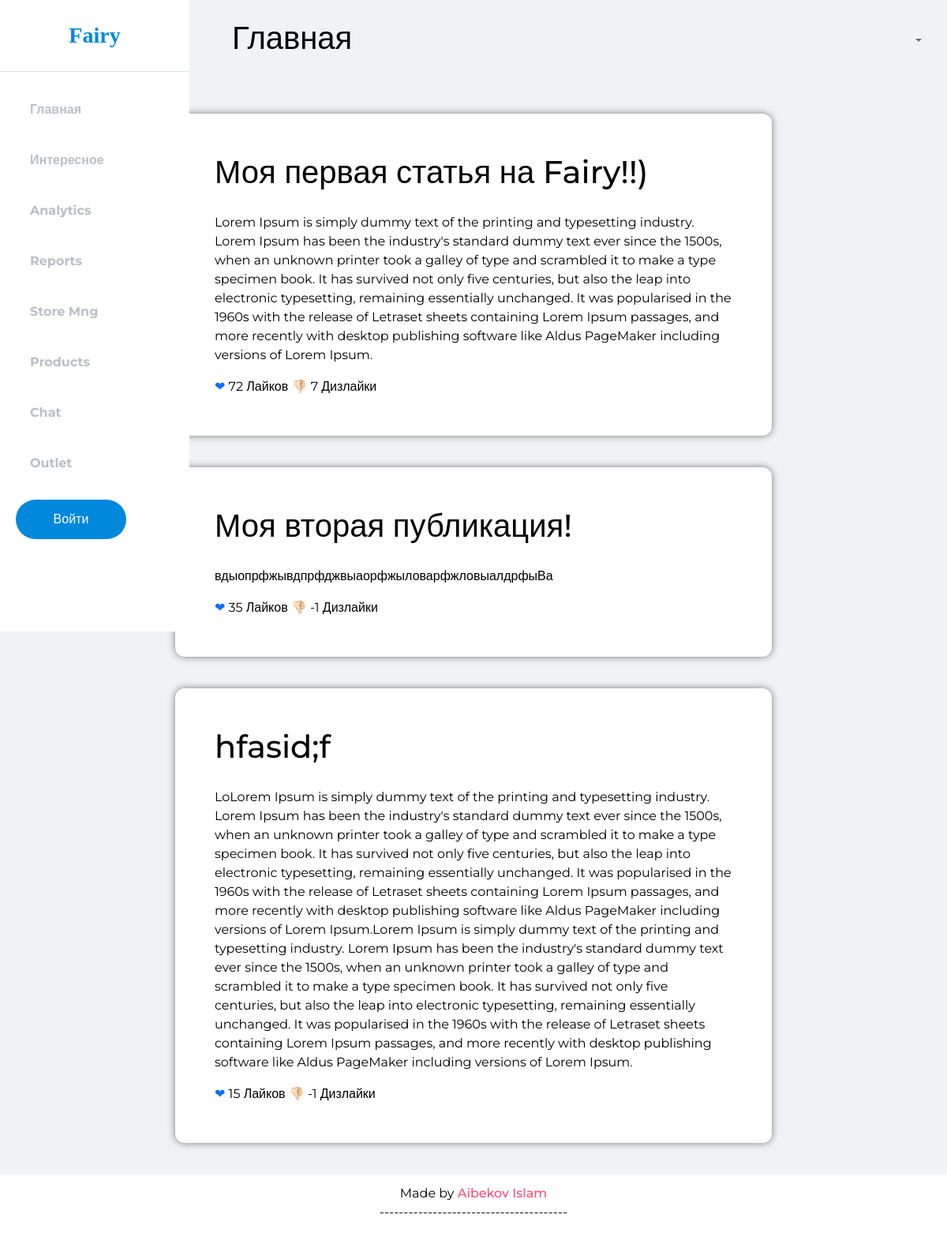
The app's page /, older data.
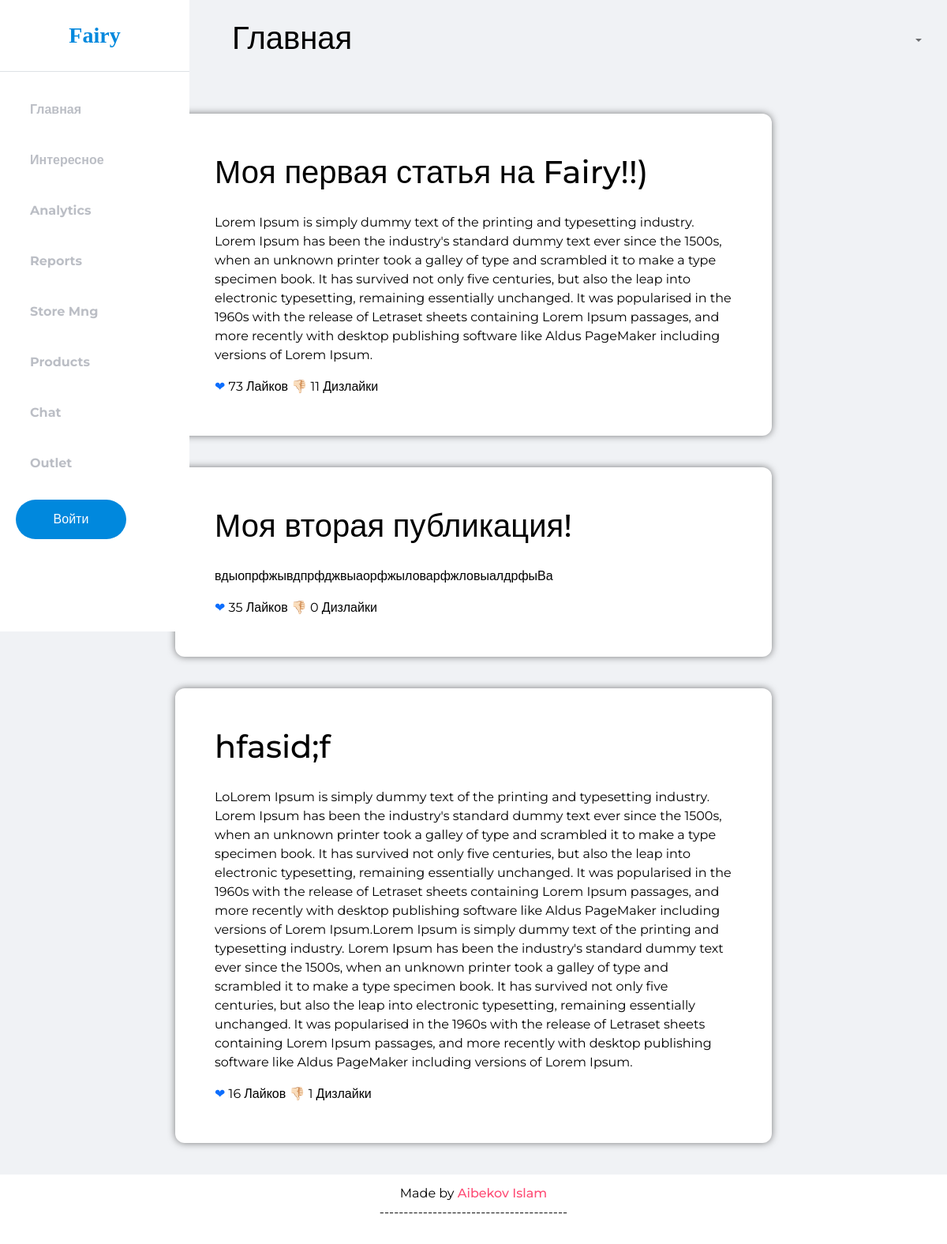
The same page, newer data.
### core/models.py (models this page shows, shortened)
class Publics(models.Model):
    title = models.CharField(max_length=150)
    text = models.TextField()
    image = models.ImageField(upload_to="Article_img", null=True, blank=True)
    likes = models.IntegerField(verbose_name='Нравится', default=0)
    dislikes = models.IntegerField(verbose_name='Не нравится', default=0)
    user = models.ForeignKey(
        to=Users,
        null=True, blank=True,
        verbose_name=("Пользователь"),
        on_delete=models.CASCADE
    )
    readers = models.ManyToManyField(
        to=User,
        related_name = "readers",
        blank=True,
        verbose_name="Читатели"
    )
    likes = models.IntegerField(default=0, verbose_name="Лайки")
    class Meta:
        verbose_name = ("Публикации")
        verbose_name_plural = ("Публикация")

### core/views.py (the view)
# urls.py: path('', main, name="main"),
def main(request):
    publics = Publics.objects.all()
    return render(request, "main.html", {"publics": publics})

### core/templates/main.html (shortened to what this page needs)
{% load static %}
<!DOCTYPE html>
<html lang="en">
<head>
    <link href="https://cdn.jsdelivr.net/npm/bootstrap@5.0.2/dist/css/bootstrap.min.css" rel="stylesheet">
    <link rel="stylesheet" href="{% static 'style.css' %}">
</head>
<body>
 <div class="d-flex" id="wrapper">
        <div class="bg-white" id="sidebar-wrapper">
            <div class="sidebar-heading text-center py-4 custom-text fs-3 fw-bold border-bottom">Fairy</div>
            <div class="list-group list-group-flush my-3">
                <a href="{% url 'main' %}" class="list-group-item list-group-item-action bg-transparent second-text glavnaya">Главная</a>
                <a href="#" class="list-group-item list-group-item-action bg-transparent second-text fw-bold">Интересное</a>
                <a href="#" class="list-group-item list-group-item-action bg-transparent second-text fw-bold">Analytics</a>
                <a href="#" class="list-group-item list-group-item-action bg-transparent second-text fw-bold">Reports</a>
                <a href="#" class="list-group-item list-group-item-action bg-transparent second-text fw-bold">Store Mng</a>
                <a href="#" class="list-group-item list-group-item-action bg-transparent second-text fw-bold">Products</a>
                <a href="#" class="list-group-item list-group-item-action bg-transparent second-text fw-bold">Chat</a>
                <a href="#" class="list-group-item list-group-item-action bg-transparent second-text fw-bold">Outlet</a>
                <a href="{% url 'logout' %}" class="list-group-item list-group-item-action bg-transparent text-danger fw-bold">{% if request.user.is_authenticated %}Выйти{% endif %}</a>
                {% if not request.user.is_authenticated %}<button class="btn-custom"><a href="{% url 'sign-in' %}">Войти</a></button>{% endif %}
            </div>
        </div>
        <div id="page-content-wrapper">
            <nav class="navbar navbar-expand-lg navbar-light bg-transparent py-4 px-4">
                <div class="d-flex align-items-right">
                    <h1 class="zago-custom">Главная</h1>
                </div>
                <div class="collapse navbar-collapse" id="navbarSupportedContent">
                    <ul class="navbar-nav ms-auto mb-2 mb-lg-0">
                        <li class="nav-item dropdown">
                            <a class="nav-link dropdown-toggle second-text fw-bold" href="#" id="navbarDropdown"
                                role="button" data-bs-toggle="dropdown" aria-expanded="false">
                            </a>
                        </li>
                    </ul>
                </div>
            </nav>
                {% for public in publics %}
                    <div class="main-public">
                        <div class="main-public2">
                            <h1 class="public-zago">{{ public.title }}</h1>
                            <p class="public-text">{{ public.text }}</p>
                            <label for="toggle-heart" aria-label="like"><a href="{% url 'add_like' public.pk %}" class="like">❤</a> {{ public.likes }} Лайков</label>
                            <label for="toggle-heart" aria-label="like"><a href="{% url 'add_dislike' public.pk %}" class="like">👎🏻</a> {{ public.dislikes }} Дизлайки</label>
                        </div>
                    </div>
                {% endfor %}
     <footer>
  Made by <a href="https://www.twitter.com/ckor">Aibekov Islam<br>
  </a>
  <p>---------------------------------------</p>
</footer>
</body>
</html>

### core/static/style.css (style rules this page uses)
body { font-family: 'Montserrat', sans-serif; color: #000000; }
:root { --main-bg-color: #009d63; --main-text-color: #009d63; --second-text-color: #bbbec5; --second-bg-color: #c1efde; }
.second-text { color: var(--second-text-color); }
#wrapper { overflow-x: hidden; background-image: linear-gradient( to right, #f0f2f5, #f0f2f5, #f0f2f5, #f0f2f5, #f0f2f5 ); }
#sidebar-wrapper { min-height: 100vh; margin-left: -15rem; -webkit-transition: margin 0.25s ease-out; -moz-transition: margin 0.25s ease-out; -o-transition: margin 0.25s ease-out; transition: margin 0.25s ease-out; position: fixed; }
#sidebar-wrapper .sidebar-heading { padding: 0.875rem 1.25rem; font-size: 1.2rem; }
#sidebar-wrapper .list-group { width: 15rem; }
#page-content-wrapper { min-width: 100vw; }
.list-group-item { border: none; padding: 20px 30px; }
@media (min-width: 768px) { #sidebar-wrapper { margin-left: 0; } }
@media (min-width: 768px) { #page-content-wrapper { min-width: 0; width: 100%; } }
.custom-text { color: #0088dd; font-family: "Peace Sans"; font-weight: normal; }
.glavnaya { color: #bbbec5; font-weight: bold; }
.btn-custom { width: 140px; border-radius: 25px; border: none; background-color: #0088dd; height: 50px; position: relative; bottom: 50px; margin-left: 20px; display: block; }
.btn-custom a { text-decoration: none; color: white; }
.main-public { display: flex; justify-content: center; margin-top: 40px; margin-bottom: 40px; }
.main-public2 { width: 63%; height: 100%; background-color: white; box-shadow: 0 0 10px rgba(0,0,0,0.5); padding: 50px; border-radius: 12px; }
.main-public2 h1 { padding-bottom: 20px; }
.zago-custom { position: relative; left: 270px; }
.like { text-decoration: none; }
footer { padding: 1% 5%; text-align:center; background-color: white; color: black; }
footer a { color: #FE4B74; font-weight: 500; text-decoration: none; }

Row changes from the older to the newer data that the page shows:
changed Publics "Моя первая статья на Fairy!!)": likes "72" → "73"; dislikes "7" → "11"
changed Publics "Моя вторая публикация!": dislikes "-1" → "0"
changed Publics "hfasid;f": likes "15" → "16"; dislikes "-1" → "1"
